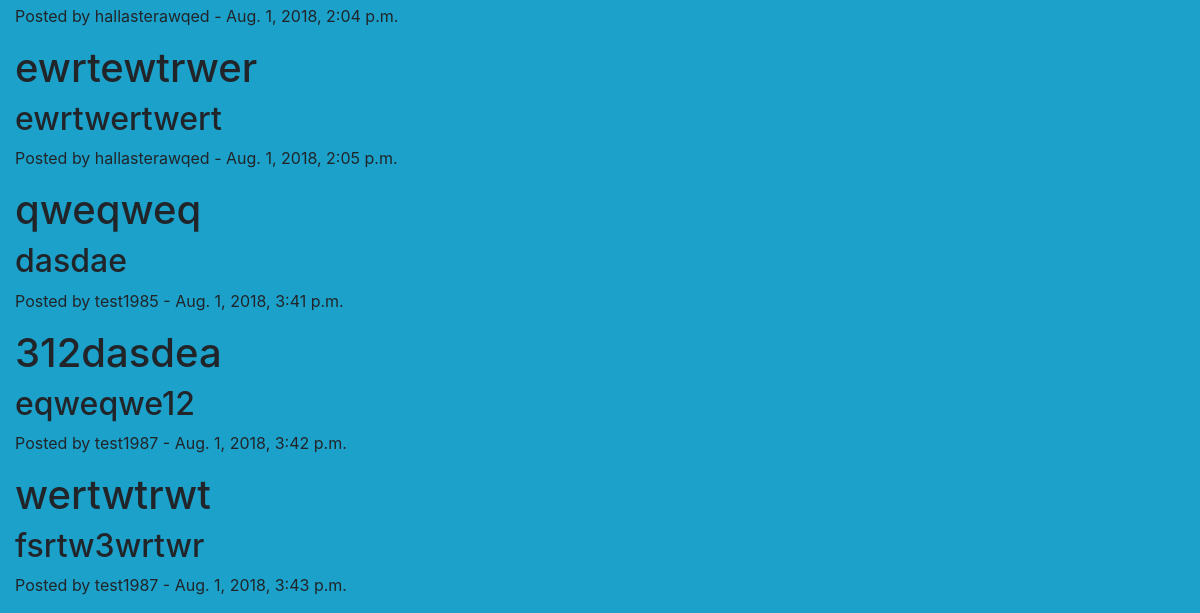
Page /about/ (lower part) on the earlier database version.
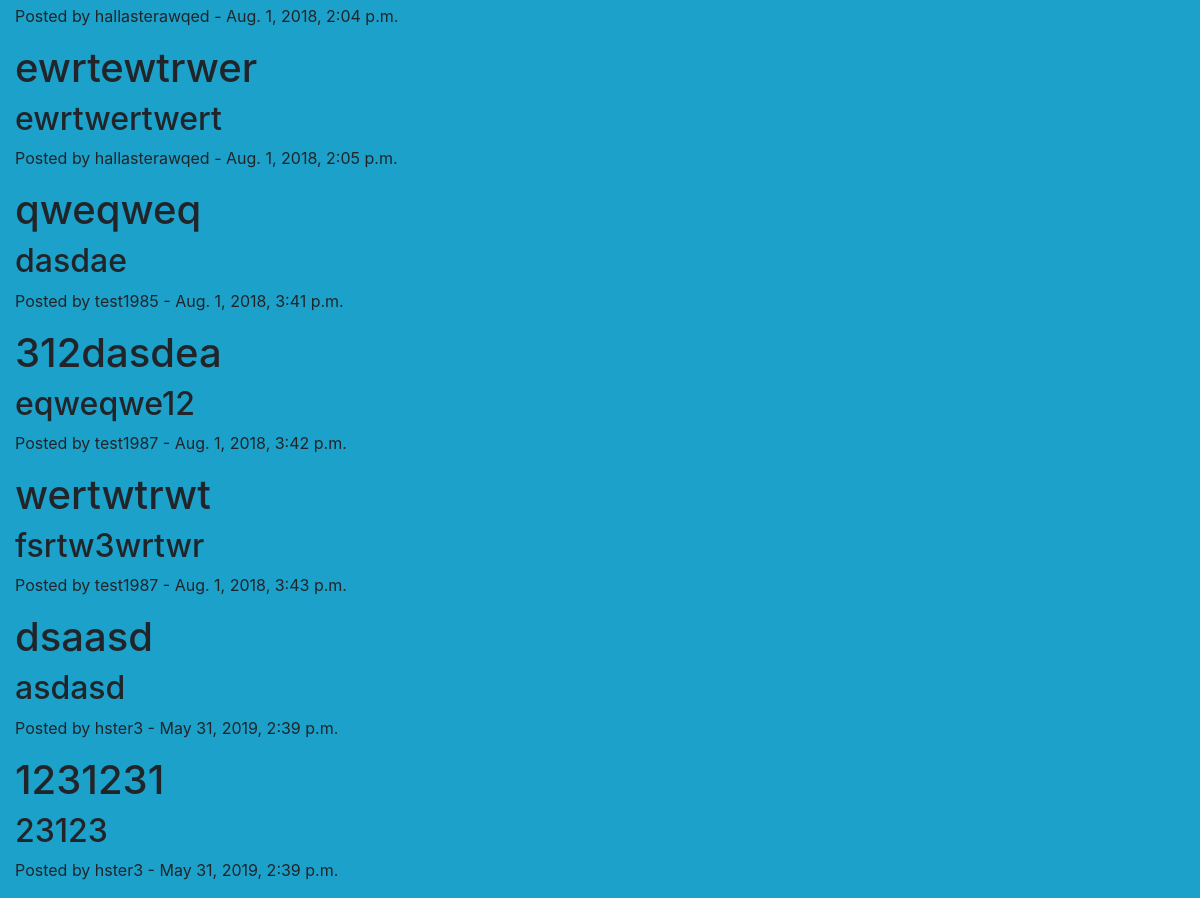
Same page on the later database version.
### about/models.py (models this page shows)
class Post1(models.Model):
    post = models.CharField(max_length=1000)
    post1 = models.TextField(max_length=1000)
    date = models.DateTimeField(auto_now_add=True)
    user = models.ForeignKey(User, on_delete=models.CASCADE, )

### about/views.py (the view, shortened to what this page needs)
# urls.py: path('', AboutView.as_view(), name='about'),
class AboutView(TemplateView):
    template_name = 'about/about.html'
    def get(self, request):
        form = AboutViewF()
        posts = Post1.objects.all()
        args = {'form': form, 'posts': posts}
        return render(request, self.template_name, args)

### about/templates/about/about.html (shortened to what this page needs)
{% extends 'base.html' %}
{% block head %}
{% load static %}
<link rel="stylesheet" type="text/css" href="{% static 'about/about.css' %}">
{% endblock %}
{% block body %}
<div class="cloud">
<div class="container-fluid">
    {% for post in posts %}
    <h1>
        {{ post.post }}
    </h1>
    <h2>
        {{ post.post1 }}
    </h2>
    <p> Posted by  {{ post.user }} -  {{ post.date }}</p>
    {% endfor %}
</div>
</div>
{% endblock %}

### accounts/templates/base.html (shortened to what this page needs)
<html>
<head>
<link rel="stylesheet" href="https://stackpath.bootstrapcdn.com/bootstrap/4.1.1/css/bootstrap.min.css"
>
    {% block head %}{% endblock %}
</head>
<body>
{% block body %}{% endblock %}
</body>
</html>

### about/static/about/about.css (style rules this page uses)
body { background-color: #1ca1ca; }

Differences in the rows shown:
added Post1: post "dsaasd", post1 "asdasd", user "hster3", date "May 31, 2019, 2:39 p.m."
added Post1: post "1231231", post1 "23123", user "hster3", date "May 31, 2019, 2:39 p.m."
